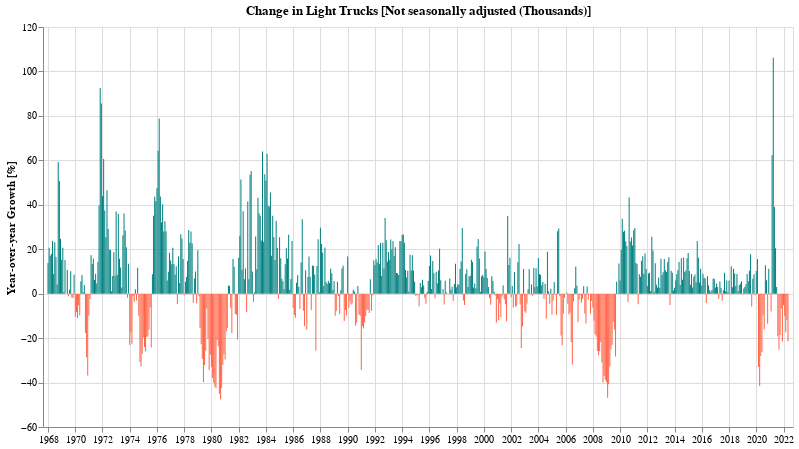

Notebook code for this chart:
### Code cell
doYoyChart(df_light_trucks, 'Not seasonally adjusted (Thousands)', 'Light Trucks')

### Figure 1 — Vega-Lite specification as saved in the notebook (floating-point values rounded to 4 significant figures; data arrays with more than 128 entries replaced by an {"elided": "..."} marker saying what was removed)
{"config": {"view": {"continuousWidth": 400, "continuousHeight": 300}}, "data": {"name": "data-d3cdefcdbea72587e54e9e2a25ea78a5"}, "mark": {"type": "bar", "color": "teal", "width": 1}, "background": "white", "encoding": {"color": {"condition": {"value": "tomato", "test": "datum['Not seasonally adjusted (Thousands)'] < 0"}, "value": "teal"}, "tooltip": [{"field": "dt", "format": "%b %Y", "title": "Date", "type": "temporal"}, {"field": "Not seasonally adjusted (Thousands)", "format": ",.02f", "title": "YoY Change [%]", "type": "quantitative"}], "x": {"axis": {"title": ""}, "field": "dt", "type": "temporal"}, "y": {"axis": {"title": "Year-over-year Growth [%]"}, "field": "Not seasonally adjusted (Thousands)", "type": "quantitative"}}, "height": 400, "title": "Change in Light Trucks [Not seasonally adjusted (Thousands)]", "width": 750, "$schema": "https://vega.github.io/schema/vega-lite/v4.17.0.json", "datasets": {"data-d3cdefcdbea72587e54e9e2a25ea78a5": {"elided": "653 records"}}}
